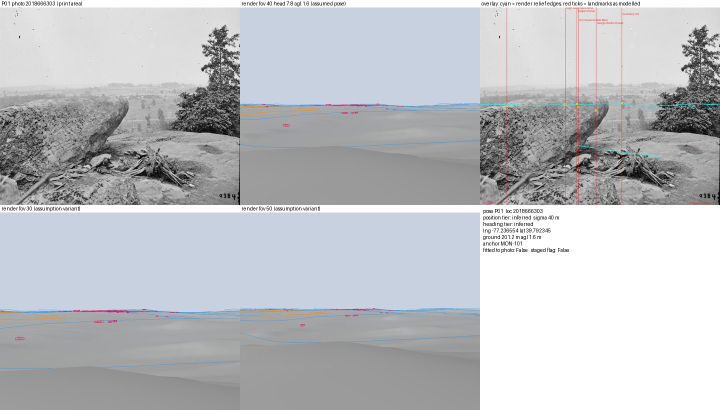
#> input picture tools/bt/photomatch/reports/P01.jpg, 1440 x 820 px (shown at 1/2 size)
$ python -i match_nps_then.py   (imports and definitions only)
#> lines starting #> are read from the running program, lines starting #| are printed output that depends on the picture
#!/usr/bin/env python3
"""Identify which catalogued Library of Congress image each National Park Service 'Then' photograph is (Q16 pose evidence).
Why: the NPS Then-And-Now pages carry statements about where the camera stood, but they credit 'Library of Congress' without an id. A statement may only be
attached to a LOC record when the pictures are the same negative, so this script tests that with feature matching (SIFT, ratio test, RANSAC homography) and writes
the ranked candidates. A match is accepted only with >= MIN_INLIERS inliers and MARGIN times the inliers of the best other record; the result is a lead for the person who looks at both images, never a verdict.
Inputs: tools/bt/photomatch/nps_then_now.json (the 'then' files), tmp/photomatch/loc/*_v.jpg (1024 px) or *_r.jpg (640 px) when no large JPEG exists.
Output: tools/bt/photomatch/nps_then_to_loc.json.   Usage: nice -n 10 python3 -I tools/bt/photomatch/match_nps_then.py [query name ...]   (names like rose-woods#1; with names, only those are re-run and merged into the output)"""
import json, os, glob, sys, time
import numpy as np, cv2
HERE = os.path.dirname(os.path.abspath(__file__)); ROOT = os.path.abspath(os.path.join(HERE, '..', '..', '..'))
LOC = os.path.join(ROOT, 'tmp', 'photomatch', 'loc'); MIN_INLIERS = 45; MARGIN = 1.3; SURE = 100
# [1 line not run here, left out]
sift = cv2.SIFT_create(nfeatures=2500)
def feats(path, side=1024):
#> called with path = 'reports/P01.jpg', side = 1024
    g = cv2.imread(path, cv2.IMREAD_GRAYSCALE)
#> g: shape (820, 1440); min 0, max 255, mean 190.3
    if g is None: return None
    h, w = g.shape
#> h = 820; w = 1440
    if max(h, w) > side: s = side / max(h, w); g = cv2.resize(g, (round(w * s), round(h * s)), interpolation=cv2.INTER_AREA)
#> after `s = side / max(h, w)`: s = 0.711
#> after `g = cv2.resize(g, (round(w * s), round(h * s)), interpolation=cv2.INTE`:
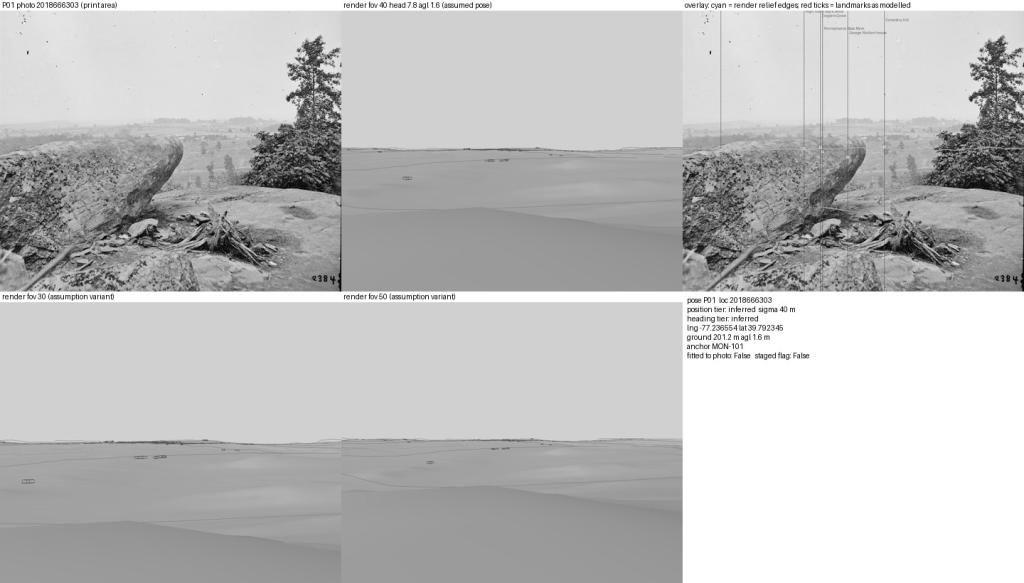
#> g: shape (583, 1024); min 3, max 255, mean 190.3
    g = cv2.createCLAHE(clipLimit=2.0, tileGridSize=(8, 8)).apply(g)
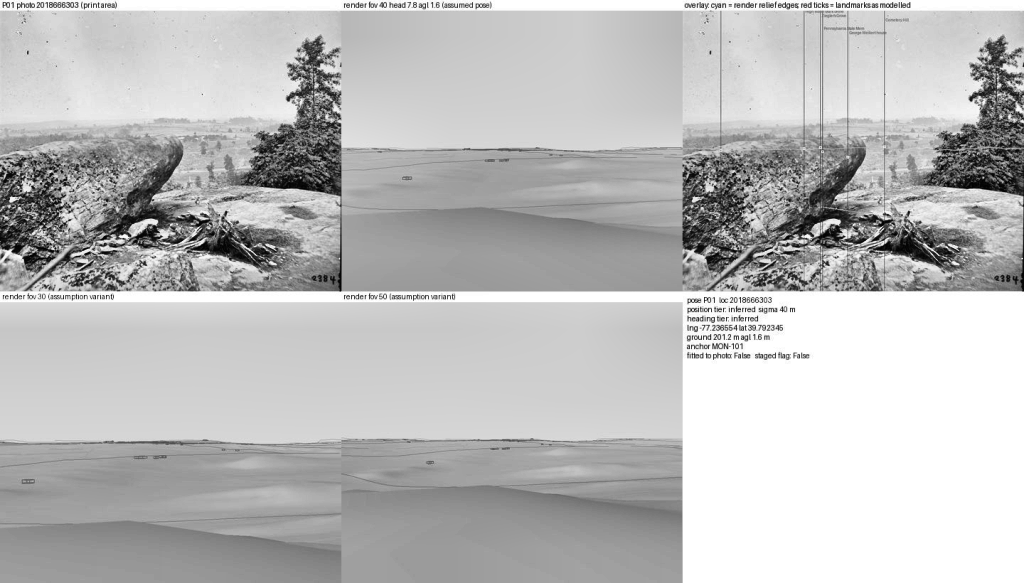
#> g: shape (583, 1024); min 1, max 255, mean 188.1
    kp, de = sift.detectAndCompute(g, None)
#> kp = 2500 keypoints; strongest (x, y, size): (12, 199, 3.7), (909, 212, 1.9), (837, 222, 4.3), (155, 222, 4.2)
    return (np.float32([k.pt for k in kp]), de) if de is not None and len(kp) >= 8 else None
# [53 lines left out: functions match, accept, main, not called in this run]
# [1 line not run here, left out]

>>> result = feats('reports/P01.jpg')
#> result = 2 point arrays, longest 2500 points

$ run again, on tools/bt/photomatch/reports/P05.jpg
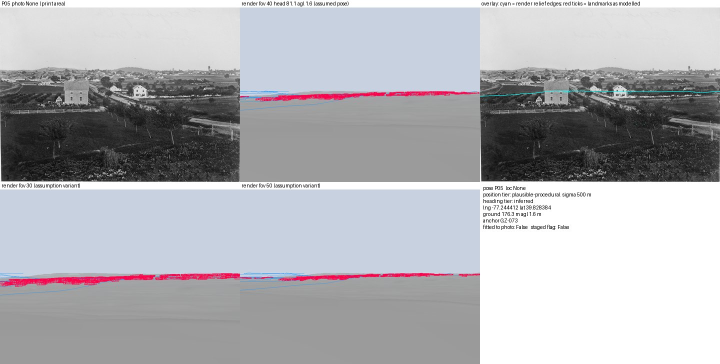
#> input picture tools/bt/photomatch/reports/P05.jpg, 1440 x 728 px (shown at 1/2 size)
#> in feats, `g = cv2.resize(g, (round(w * s), round(h * s)), interpolation=cv2.INTE`:
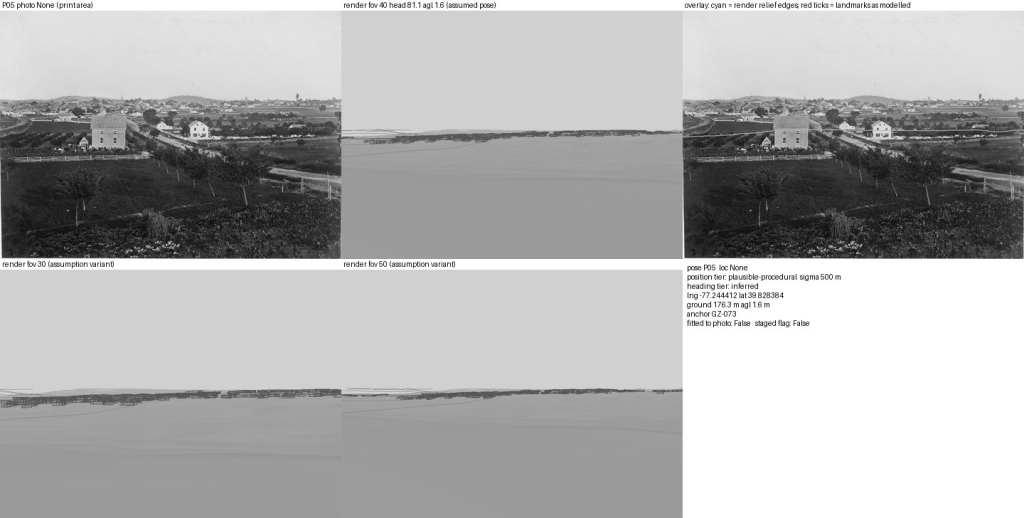
#> g: shape (518, 1024); min 9, max 255, mean 176.4
#> in feats, `g = cv2.createCLAHE(clipLimit=2.0, tileGridSize=(8, 8)).apply(g)`:
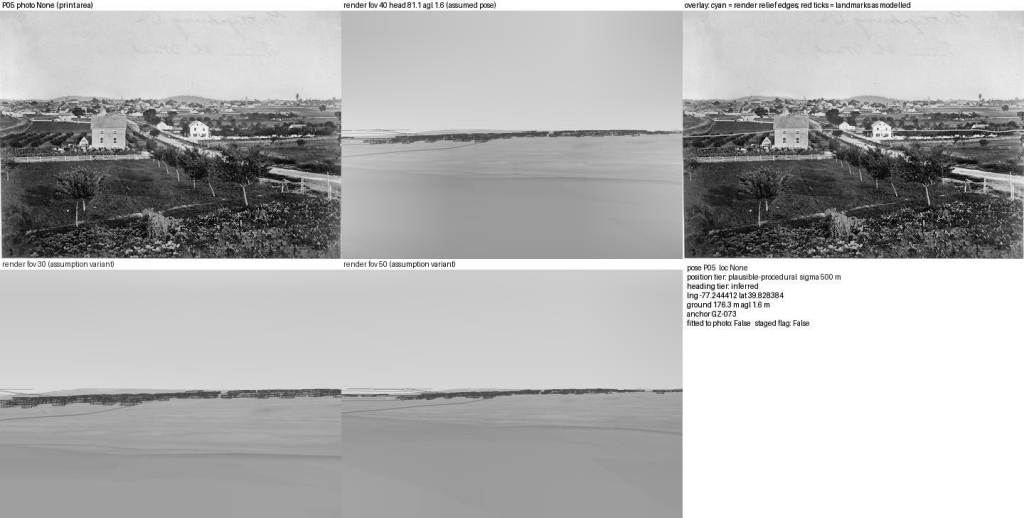
#> g: shape (518, 1024); min 5, max 255, mean 178.9
#> kp = 2271 keypoints; strongest (x, y, size): (973, 126, 1.8), (291, 126, 1.9), (758, 195, 109.8), (957, 170, 5.3)
#> result = 2 point arrays, longest 2271 points

$ run again, on tools/bt/photomatch/reports/P06.jpg
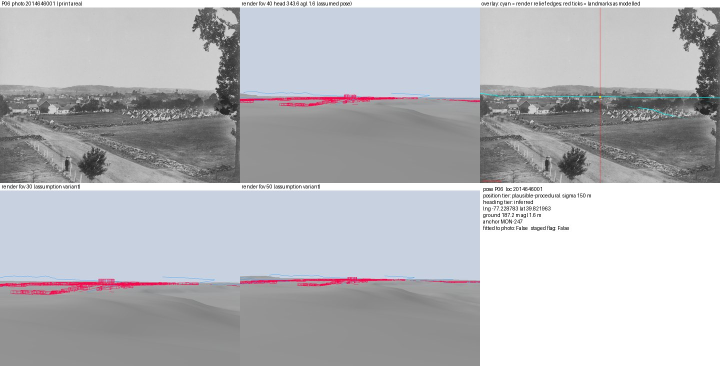
#> input picture tools/bt/photomatch/reports/P06.jpg, 1440 x 732 px (shown at 1/2 size)
#> in feats, `g = cv2.resize(g, (round(w * s), round(h * s)), interpolation=cv2.INTE`:
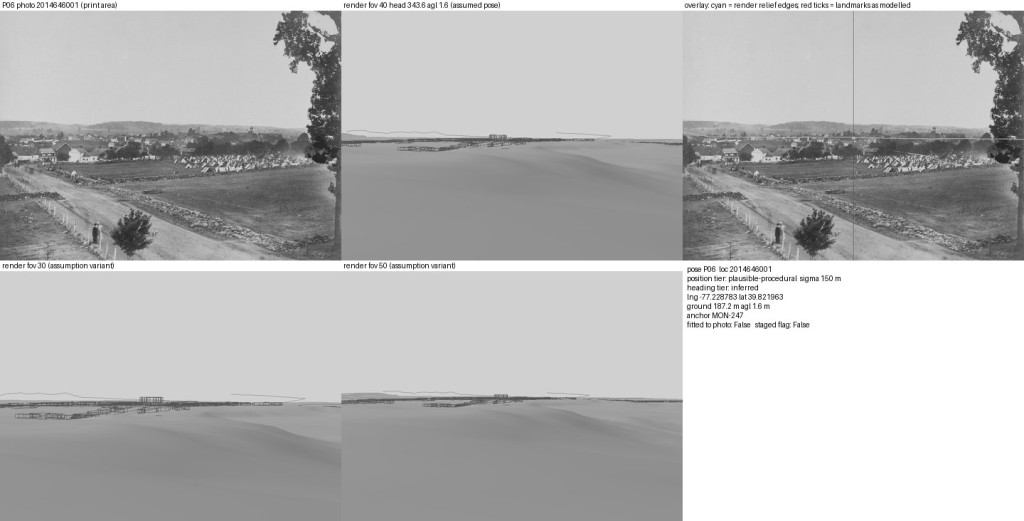
#> g: shape (521, 1024); min 26, max 255, mean 183.9
#> in feats, `g = cv2.createCLAHE(clipLimit=2.0, tileGridSize=(8, 8)).apply(g)`:
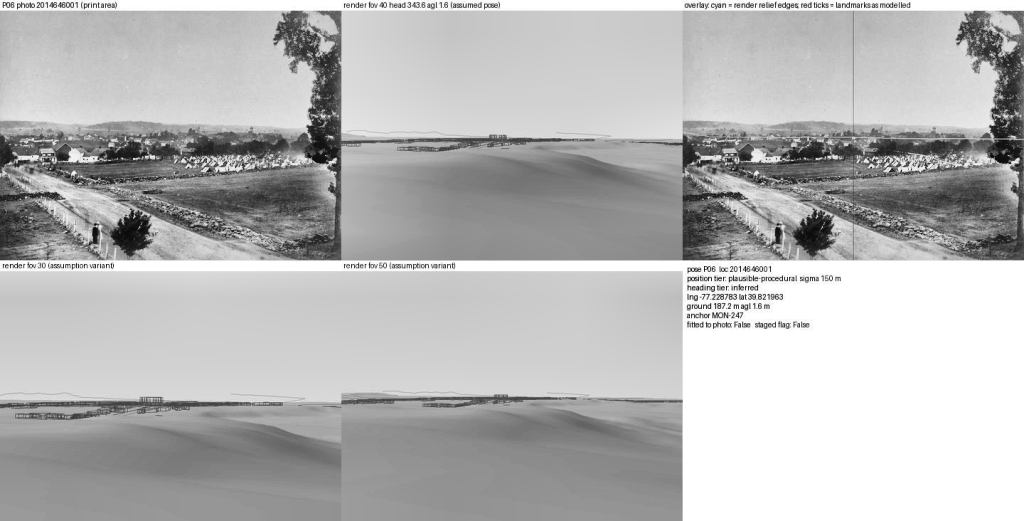
#> g: shape (521, 1024); min 9, max 255, mean 183.1
#> kp = 2324 keypoints; strongest (x, y, size): (813, 237, 24), (131, 236, 23.7), (1017, 161, 3.5), (334, 161, 3.4)
#> result = 2 point arrays, longest 2324 points
